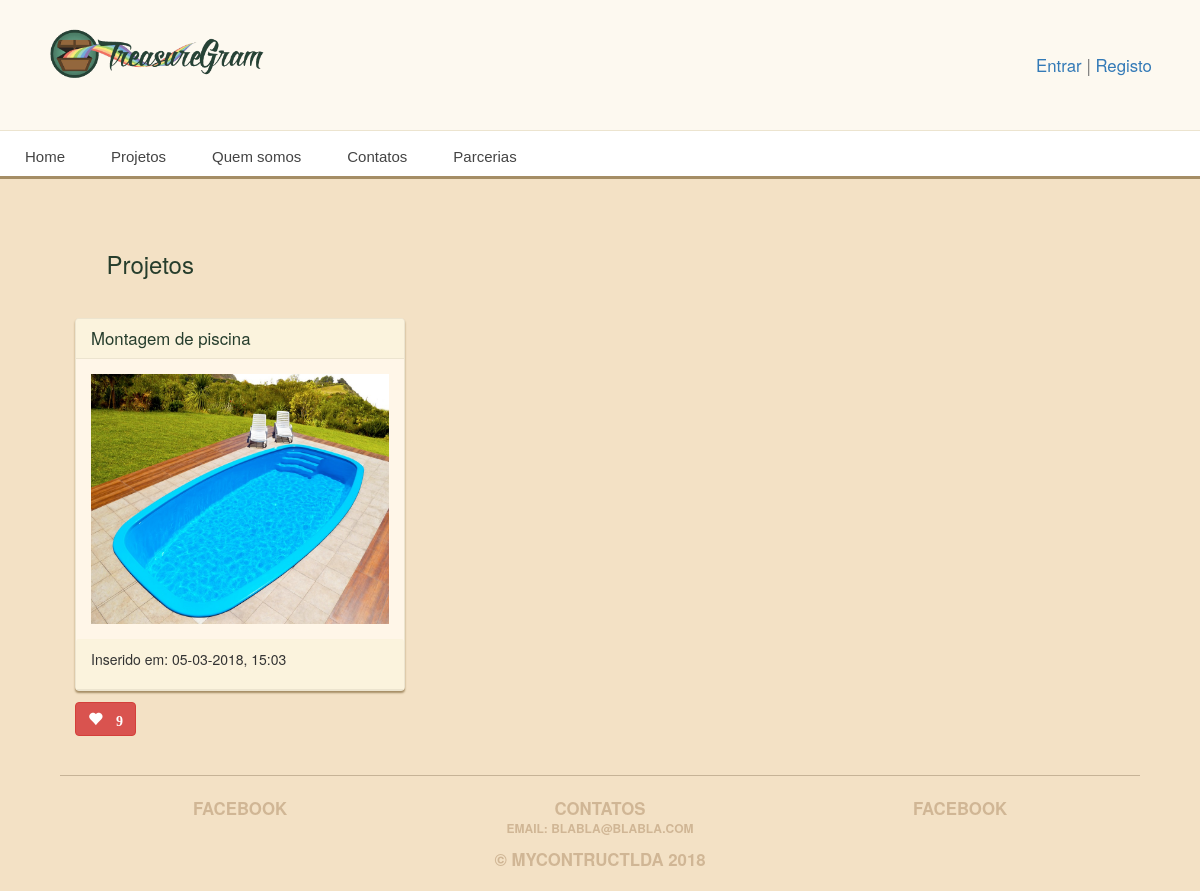
Before: /estilos/juvenil/ with the older database file.
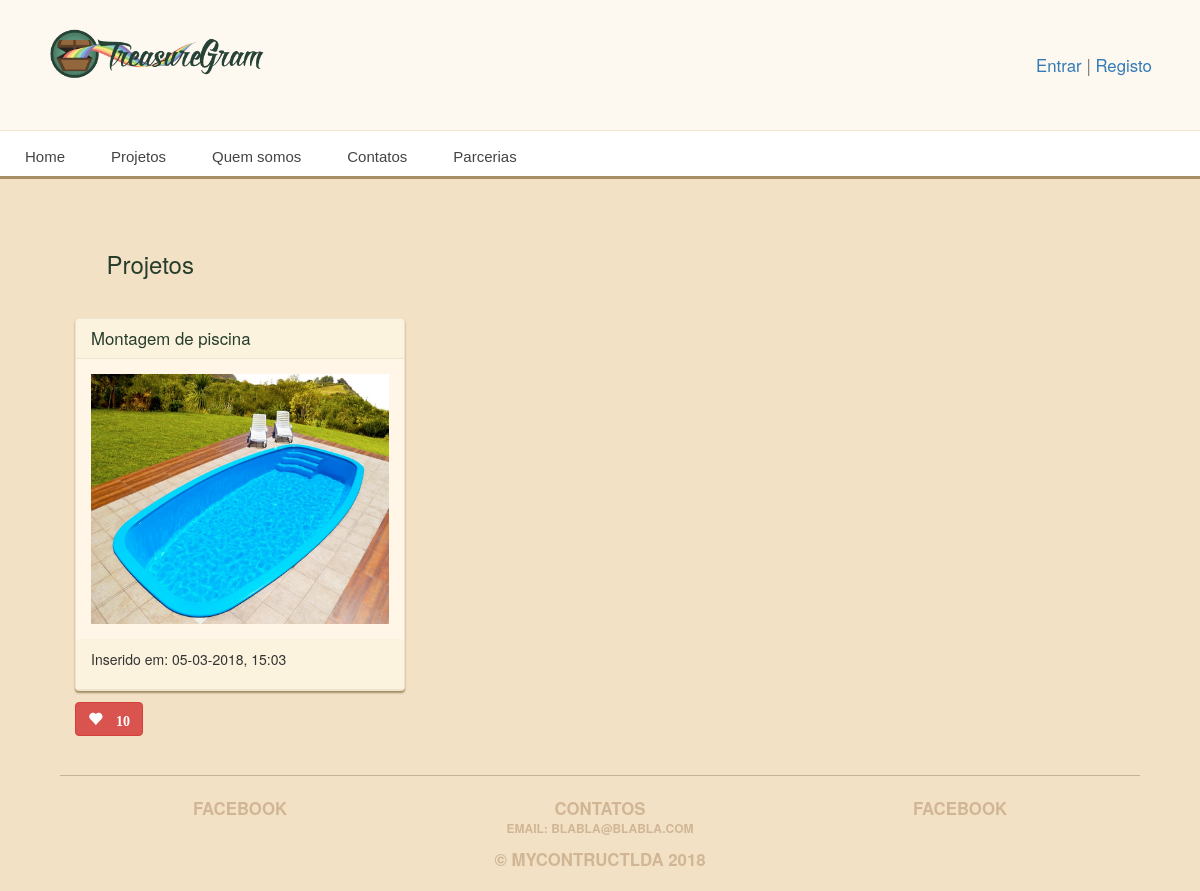
After: the same page with the newer database file.
### main_app/models.py (models this page shows, shortened)
class Projetos(models.Model):
    data_registo = models.CharField(max_length=100)
    distrito = models.CharField(max_length=100)
    titulo = models.CharField(max_length=100)
    descricao = models.CharField(max_length=250)
    divisao = models.ForeignKey('Divisao', on_delete=models.CASCADE)
    estilo = models.ForeignKey('Estilo', on_delete=models.CASCADE)
    imagem = models.ImageField(upload_to='treasure_images', default='media/default.png')
    likes = models.IntegerField(default=0)
    slug = models.SlugField(max_length=100, blank=True)
    categoria = models.ForeignKey('Categoria', on_delete=models.CASCADE)
    created_at = models.DateTimeField(auto_now_add=True)
    area = models.DecimalField(max_digits=10, decimal_places=2)
    tags = models.CharField(max_length=250)

### main_app/views.py (the view)
# urls.py: url(r'^estilos/(?P<slug>[-\w]+)/$', views.estilos_view, name = 'projetos_estilo'),
def estilos_view(request,slug):
    estilo_proj = Estilo.objects.get(slug=slug)
    projeto = Projetos.objects.filter(estilo = estilo_proj)
    return render(request, 'projetos_estilo.html', {'projetos': projeto})

### main_app/templates/projetos_estilo.html
{% extends 'base.html' %}
{% load staticfiles %}
{% block content %}
<div class="row" style="margin:3%">
    <h3>Projetos</h3>
</div>
<div class="row">
    {% for projeto in projetos|dictsort:'data_registo' %}
    <div class="col-md-4">
        <a href="{% url 'detail' projeto.slug %}">
            <div class="treasure panel panel-default">
                <div class="panel-heading">
                    <h2 class="panel-title">{{ projeto.titulo }}</h2>
                </div>
                <div class="panel-body">
                    <div class="treasure-photo">
                        <img src="{{ projeto.imagem.url }}" alt="" height="250px" />
                    </div>
                </div>
                <div class="panel-heading">
                    <p>Inserido em: {{ projeto.created_at|date:'d-m-Y, H:m' }}</p>
                </div>
            </div>
        </a>
            <button id="likes" data-id="{{projeto.id}}" class="btn btn-mini btn-danger glyphicon glyphicon-heart" type="button">
                  {% if projeto.likes > 0 %} {{ projeto.likes }} {% endif %}
            </button>
    </div>
    {% endfor %}
</div>
{% endblock %}

Changed rows visible on the page:
changed Projetos "Montagem de piscina": likes "9" → "10"
